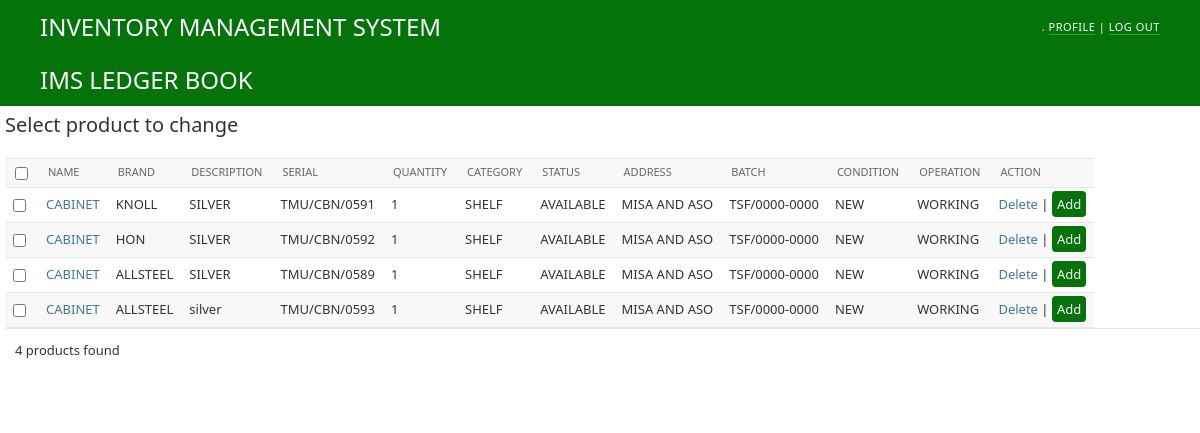
Screenshot of /inventory/ledger/ with the database file from the repository.
### inventory/models.py (models this page shows, shortened)
class Product(models.Model):
    name = models.CharField(max_length=100, null=True)
    serial = models.CharField(max_length=100, null=True, unique=True)
    batch = models.CharField(max_length=50, null=True, default="TSF/0000-0000")
    description = models.TextField(max_length=200, null=True)
    quantity = models.IntegerField(default=0)
    brand = models.ForeignKey(Brand, on_delete=models.CASCADE, null=True)
    status = models.ForeignKey(Status, on_delete=models.CASCADE, null=True)
    department = models.ForeignKey(Department, on_delete=models.CASCADE, null=True)
    category = models.ForeignKey(Category, on_delete=models.CASCADE, null=True)
    condition = models.ForeignKey(Condition, on_delete=models.CASCADE, null=True)
    operation = models.ForeignKey(Operation, on_delete=models.CASCADE, null=True)
    created_by = models.ForeignKey(User, on_delete=models.CASCADE, null=True)
    time_stamp = models.DateField()
    updated_at = models.DateTimeField(auto_now=True)

class Brand(models.Model):
    BRAND_TYPE = (
        ('LENOVO', 'Lenovo'),
        ('HP', 'HP'),
        ('DELL', 'Dell'),
        ('APPLE', 'Apple'),
        ('ASUS', 'Asus'),
        ('ACER', 'Acer'),
        ('SAMSUNG', 'Samsung'),
        ('MICROSOFT', 'Microsoft'),
        ('TOSHIBA', 'Toshiba'),
        ('SONY', 'Sony'),
        ('LG', 'LG'),
        ('PANASONIC', 'Panasonic'),
        ('CANON', 'Canon'),
        ('STEELCASE', 'Steelcase'),
        ('HERMAN_MILLER', 'Herman Miller'),
        ('HAWORTH', 'Haworth'),
        ('HON', 'HON'),
        ('ALLSTEEL', 'Allsteel'),
        ('KNOLL', 'Knoll'),
        ('AERON', 'Aeron'),
        ('XCHAIR', 'XChair'),
        ('FLEXISPOT', 'FlexiSpot'),
        ('ERGOTECH', 'Ergotech'),
        ('STABILO', 'Stabilo'),
        ('PAPER_MATE', 'Paper Mate'),
        ('BIC', 'BIC'),
        ('3M', '3M'),
        ('PENTEL', 'Pentel'),
        ('FABER_CASTELL', 'Faber-Castell'),
        ('DYMO', 'Dymo'),
        ('POST_IT', 'Post-it'),
        ('QUILL', 'Quill'),
        ('EXPO', 'Expo'),
        ('PARKER', 'Parker'),
        ('HUSKY', 'Husky'),
        ('HON_STORAGE', 'HON Storage'),
        ('SAFCO', 'Safco'),
        ('GLADIATOR', 'Gladiator'),
    )
    brand = models.CharField(max_length=255, choices=BRAND_TYPE, null=True)
    time_stamp = models.DateTimeField(auto_now=True)
    updated_at = models.DateTimeField(auto_now=True)
    def __str__(self):
        return self.brand

class Category(models.Model):
    CATEGORY_TYPE = (
        ('ELECTRONIC', 'Electronic'),
        ('COMPUTER', 'Computer'),
        ('PRINTER', 'Printer'),
        ('SCANNER', 'Scanner'),
        ('MONITOR', 'Monitor'),
        ('MOUSE', 'Mouse'),
        ('KEYBOARD', 'Keyboard'),
        ('HEADPHONES', 'Headphones'),
        ('PAPER', 'Paper'),
        ('STATIONERY', 'Stationery'),
        ('PEN', 'Pen'),
        ('FOLDER', 'Folder'),
        ('NOTEBOOK', 'Notebook'),
        ('MARKER', 'Marker'),
        ('TABLE', 'Table'),
        ('CHAIR', 'Chair'),
        ('CABINET', 'Cabinet'),
        ('SHELF', 'Shelf'),
        ('DESK', 'Desk'),
        ('SOFA', 'Sofa'),
        ('OFFICE', 'Office'),
        ('OTHER', 'Other'),
    )
    category = models.CharField(max_length=255, choices=CATEGORY_TYPE, null=True)
    time_stamp = models.DateTimeField(auto_now=True)
    updated_at = models.DateTimeField(auto_now=True)
    def __str__(self):
        return self.category

class Status(models.Model):
    STATUS_OPERATION = (
        ('AVAILABLE', 'Available'),
        ('NOT AVAILABLE', 'Not Available'),
    )
    status_code = models.CharField(max_length=50, choices=STATUS_OPERATION, null=True)
    time_stamp = models.DateTimeField(auto_now=True)
    updated_at = models.DateTimeField(auto_now=True)
    def __str__(self):
        return self.status_code

class Department(models.Model):
    department_name = models.CharField(max_length=100, unique=True)
    department_address = models.CharField(max_length=100)
    block = models.CharField(max_length=100, null=True)
    contact = models.CharField(max_length=100, null=True)
    time_stamp = models.DateTimeField(auto_now=True)
    updated_at = models.DateTimeField(auto_now=True)
    store = models.ForeignKey(Store, on_delete=models.CASCADE, null=True)

class Condition(models.Model):
    CONDITION_TYPE = (
        ('NEW', 'New'),
        ('USED', 'Used'),
    )
    condition = models.CharField(max_length=100, choices=CONDITION_TYPE, null=True)
    def __str__(self):
        return self.condition

class Operation(models.Model):
    OPERATION_TYPE = (
        ('WORKING', 'Working'),
        ('NOT WORKING', 'Not Working'),
    )
    operation = models.CharField(max_length=100, choices=OPERATION_TYPE, null=True)
    def __str__(self):
        return self.operation

### inventory/views.py (the view)
# urls.py: path('ledger/', views.ledger, name="ledger"),
def ledger(request):
    products = Product.objects.all()  # Fetch all products
    context = {"products": products}  # Pass products to context
    return render(request, "inventory/ledger-book.html", context)

### inventory/templates/inventory/ledger-book.html (shortened to what this page needs)
{% extends "base.html" %}
{% load static %}
{% block header %}
    {% include "inventory/include/header.html" %}
{% endblock %}
{% block content %}
    <body class="app-inventory model-product change-list">
        <div id="container">
            <header id="header">
                <div id="branding">
                    <div id="site-name" style="text-align:center">
                        <a href="{% url 'ledger' %}">IMS LEDGER BOOK</a>
                    </div>
                </div>
            </header>
            <main id="content-start" class="content" tabindex="-1">
                <h1>Select product to change</h1>
                <div id="content-main">
                    <div class="module filtered" id="changelist">
                        <div class="changelist-form-container">
                            <div class="results">
                                <table id="result_list">
                                    <thead>
                                        <tr>
                                            <th><input type="checkbox" id="action-toggle" aria-label="Select all"></th>
                                            <th><a href="?o=1">Name</a></th>
                                            <th><a href="?o=2">Brand</a></th>
                                            <th><a href="?o=3">Description</a></th>
                                            <th><a href="?o=4">Serial</a></th>
                                            <th><a href="?o=5">Quantity</a></th>
                                            <th><a href="?o=6">Category</a></th>
                                            <th><a href="?o=7">Status</a></th>
                                            <th><a href="?o=8">Address</a></th>
                                            <th><a href="?o=9">Batch</a></th>
                                            <th><a href="?o=10">Condition</a></th>
                                            <th><a href="?o=11">Operation</a></th>
                                            <th><a href="?o=12">Action</a></th>
                                        </tr>
                                    </thead>
                                    <tbody>
                                        {% if products %}
                                            {% for product in products %}
                                                <tr>
                                                    <td>
                                                        <label>
                                                            <input type="checkbox" name="_selected_action" value="{{ product.id }}">
                                                        </label>
                                                    </td>
                                                    <th><a href="{% url 'detail-page' product.id %}">{{ product.name }}</a></th>
                                                    <td>{{ product.brand }}</td>
                                                    <td>{{ product.description }}</td>
                                                    <td>{{ product.serial }}</td>
                                                    <td>{{ product.quantity }}</td>
                                                    <td>{{ product.category }}</td>
                                                    <td>{{ product.status }}</td>
                                                    <td>{{ product.department.department_name }}</td>
                                                    <td>{{ product.batch }}</td>
                                                    <td>{{ product.condition }}</td>
                                                    <td>{{ product.operation }}</td>
                                                    <td>
                                                        <a class="btn btn-danger" href="{% url 'delete_product' product.id %}" aria-label="Delete {{ product.name }}">Delete</a> |
                                                        <a class="button" href="{% url 'products' %}" aria-label="Add new product">Add</a>
                                                    </td>
                                                </tr>
                                            {% endfor %}
                                        {% else %}
                                            <tr>
                                                <td colspan="13" style="text-align:center;">No products found.</td>
                                            </tr>
                                        {% endif %}
                                    </tbody>
                                </table>
                            </div>
                            <p class="paginator">{{ products.count }} products found</p>
                        </div>
                    </div>
                </div>
            </main>
        </div>
    </body>
{% endblock %}

### accounts/templates/base.html (shortened to what this page needs)
{% load static %}
<!DOCTYPE html>
<html lang="en">
<head>
    <link rel="stylesheet" href="{% static "accounts/css/base.css" %}">
    <link rel="stylesheet" href=" {% static "inventory/css/dark_mode.css" %}">
    <link rel="stylesheet" href=" {% static "accounts/css/nav_sidebar.css" %}">
    <link rel="stylesheet" href="{% static "login.css" %}">
    <link rel="stylesheet" href="{% static "accounts/css/dashboard.css" %}">
    <link rel="stylesheet" href=" {% static "/accounts/css/responsive.css" %}">
    <link rel="stylesheet" href="{% static "accounts/inventory_apps.css" %}">
</head>
<body>
{% block header %}
{% endblock %}
    <div class="container">
        {% block content %}
        {% endblock %}
     </div>
</body>
</body>
</html>

### inventory/templates/inventory/include/header.html (shortened to what this page needs)
{% extends 'base.html' %}
{% load static %}
{% block header %}
    <header id="header">
        <div id="branding">
            <div id="site-name"><a href="{% url "admin_dashboard" %}">INVENTORY MANAGEMENT SYSTEM</a></div>
        </div>
        <div id="user-tools">
            <strong>{{ user.username }}</strong>.
            <a href="{% url 'user' %}">Profile</a> |
            <form id="logout-form" method="post" action="{% url "logout" %}">
                <button type="submit">Log out</button>
            </form>
        </div>
    </header>
{% endblock %}

### accounts/static/accounts/inventory_apps.css (style rules this page uses)
.content { background-color: white; padding: 5px; }

### rows the page displays
Product: name "CABINET", brand "KNOLL", description "SILVER", serial "TMU/CBN/0591", quantity "1", category "SHELF", status "AVAILABLE", department.department_name "MISA AND ASO", batch "TSF/0000-0000", condition "NEW", operation "WORKING"
Product: name "CABINET", brand "HON", description "SILVER", serial "TMU/CBN/0592", quantity "1", category "SHELF", status "AVAILABLE", department.department_name "MISA AND ASO", batch "TSF/0000-0000", condition "NEW", operation "WORKING"
Product: name "CABINET", brand "ALLSTEEL", description "SILVER", serial "TMU/CBN/0589", quantity "1", category "SHELF", status "AVAILABLE", department.department_name "MISA AND ASO", batch "TSF/0000-0000", condition "NEW", operation "WORKING"
Product: name "CABINET", brand "ALLSTEEL", description "silver", serial "TMU/CBN/0593", quantity "1", category "SHELF", status "AVAILABLE", department.department_name "MISA AND ASO", batch "TSF/0000-0000", condition "NEW", operation "WORKING"

### other values shown
{{ products.count }} "4"
